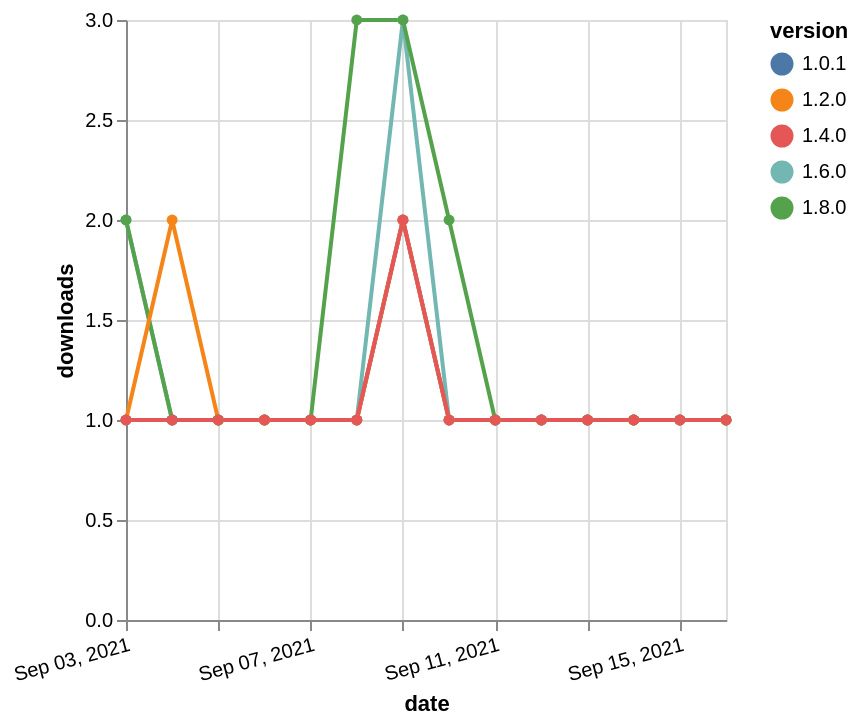

Source (Vega-Lite JSON):
### Vega-Lite specification from a JSON file in a GitHub repository (floating-point values rounded to 4 significant figures)
{"$schema": "https://vega.github.io/schema/vega-lite/v5.json", "description": "A simple bar chart with embedded data.", "data": {"values": [{"date": "2021-09-03", "total": 203, "delta": 2, "version": "1.6.0"}, {"date": "2021-09-04", "total": 204, "delta": 1, "version": "1.6.0"}, {"date": "2021-09-05", "total": 205, "delta": 1, "version": "1.6.0"}, {"date": "2021-09-06", "total": 206, "delta": 1, "version": "1.6.0"}, {"date": "2021-09-07", "total": 207, "delta": 1, "version": "1.6.0"}, {"date": "2021-09-08", "total": 208, "delta": 1, "version": "1.6.0"}, {"date": "2021-09-09", "total": 211, "delta": 3, "version": "1.6.0"}, {"date": "2021-09-10", "total": 212, "delta": 1, "version": "1.6.0"}, {"date": "2021-09-11", "total": 213, "delta": 1, "version": "1.6.0"}, {"date": "2021-09-12", "total": 214, "delta": 1, "version": "1.6.0"}, {"date": "2021-09-13", "total": 215, "delta": 1, "version": "1.6.0"}, {"date": "2021-09-14", "total": 216, "delta": 1, "version": "1.6.0"}, {"date": "2021-09-15", "total": 217, "delta": 1, "version": "1.6.0"}, {"date": "2021-09-16", "total": 218, "delta": 1, "version": "1.6.0"}, {"date": "2021-09-03", "total": 129, "delta": 2, "version": "1.8.0"}, {"date": "2021-09-04", "total": 130, "delta": 1, "version": "1.8.0"}, {"date": "2021-09-05", "total": 131, "delta": 1, "version": "1.8.0"}, {"date": "2021-09-06", "total": 132, "delta": 1, "version": "1.8.0"}, {"date": "2021-09-07", "total": 133, "delta": 1, "version": "1.8.0"}, {"date": "2021-09-08", "total": 136, "delta": 3, "version": "1.8.0"}, {"date": "2021-09-09", "total": 139, "delta": 3, "version": "1.8.0"}, {"date": "2021-09-10", "total": 141, "delta": 2, "version": "1.8.0"}, {"date": "2021-09-11", "total": 142, "delta": 1, "version": "1.8.0"}, {"date": "2021-09-12", "total": 143, "delta": 1, "version": "1.8.0"}, {"date": "2021-09-13", "total": 144, "delta": 1, "version": "1.8.0"}, {"date": "2021-09-14", "total": 145, "delta": 1, "version": "1.8.0"}, {"date": "2021-09-15", "total": 146, "delta": 1, "version": "1.8.0"}, {"date": "2021-09-16", "total": 147, "delta": 1, "version": "1.8.0"}, {"date": "2021-09-03", "total": 199, "delta": 1, "version": "1.0.1"}, {"date": "2021-09-04", "total": 200, "delta": 1, "version": "1.0.1"}, {"date": "2021-09-05", "total": 201, "delta": 1, "version": "1.0.1"}, {"date": "2021-09-06", "total": 202, "delta": 1, "version": "1.0.1"}, {"date": "2021-09-07", "total": 203, "delta": 1, "version": "1.0.1"}, {"date": "2021-09-08", "total": 204, "delta": 1, "version": "1.0.1"}, {"date": "2021-09-09", "total": 206, "delta": 2, "version": "1.0.1"}, {"date": "2021-09-10", "total": 207, "delta": 1, "version": "1.0.1"}, {"date": "2021-09-11", "total": 208, "delta": 1, "version": "1.0.1"}, {"date": "2021-09-12", "total": 209, "delta": 1, "version": "1.0.1"}, {"date": "2021-09-13", "total": 210, "delta": 1, "version": "1.0.1"}, {"date": "2021-09-14", "total": 211, "delta": 1, "version": "1.0.1"}, {"date": "2021-09-15", "total": 212, "delta": 1, "version": "1.0.1"}, {"date": "2021-09-16", "total": 213, "delta": 1, "version": "1.0.1"}, {"date": "2021-09-03", "total": 195, "delta": 1, "version": "1.2.0"}, {"date": "2021-09-04", "total": 197, "delta": 2, "version": "1.2.0"}, {"date": "2021-09-05", "total": 198, "delta": 1, "version": "1.2.0"}, {"date": "2021-09-06", "total": 199, "delta": 1, "version": "1.2.0"}, {"date": "2021-09-07", "total": 200, "delta": 1, "version": "1.2.0"}, {"date": "2021-09-08", "total": 201, "delta": 1, "version": "1.2.0"}, {"date": "2021-09-09", "total": 203, "delta": 2, "version": "1.2.0"}, {"date": "2021-09-10", "total": 204, "delta": 1, "version": "1.2.0"}, {"date": "2021-09-11", "total": 205, "delta": 1, "version": "1.2.0"}, {"date": "2021-09-12", "total": 206, "delta": 1, "version": "1.2.0"}, {"date": "2021-09-13", "total": 207, "delta": 1, "version": "1.2.0"}, {"date": "2021-09-14", "total": 208, "delta": 1, "version": "1.2.0"}, {"date": "2021-09-15", "total": 209, "delta": 1, "version": "1.2.0"}, {"date": "2021-09-16", "total": 210, "delta": 1, "version": "1.2.0"}, {"date": "2021-09-03", "total": 169, "delta": 1, "version": "1.4.0"}, {"date": "2021-09-04", "total": 170, "delta": 1, "version": "1.4.0"}, {"date": "2021-09-05", "total": 171, "delta": 1, "version": "1.4.0"}, {"date": "2021-09-06", "total": 172, "delta": 1, "version": "1.4.0"}, {"date": "2021-09-07", "total": 173, "delta": 1, "version": "1.4.0"}, {"date": "2021-09-08", "total": 174, "delta": 1, "version": "1.4.0"}, {"date": "2021-09-09", "total": 176, "delta": 2, "version": "1.4.0"}, {"date": "2021-09-10", "total": 177, "delta": 1, "version": "1.4.0"}, {"date": "2021-09-11", "total": 178, "delta": 1, "version": "1.4.0"}, {"date": "2021-09-12", "total": 179, "delta": 1, "version": "1.4.0"}, {"date": "2021-09-13", "total": 180, "delta": 1, "version": "1.4.0"}, {"date": "2021-09-14", "total": 181, "delta": 1, "version": "1.4.0"}, {"date": "2021-09-15", "total": 182, "delta": 1, "version": "1.4.0"}, {"date": "2021-09-16", "total": 183, "delta": 1, "version": "1.4.0"}]}, "width": "container", "mark": {"type": "line", "point": {"filled": true}}, "encoding": {"x": {"field": "date", "type": "temporal", "timeUnit": "yearmonthdate", "title": "date", "axis": {"labelAngle": -15}}, "y": {"field": "delta", "type": "quantitative", "title": "downloads"}, "color": {"field": "version", "type": "nominal"}, "tooltip": {"field": "delta"}}}
